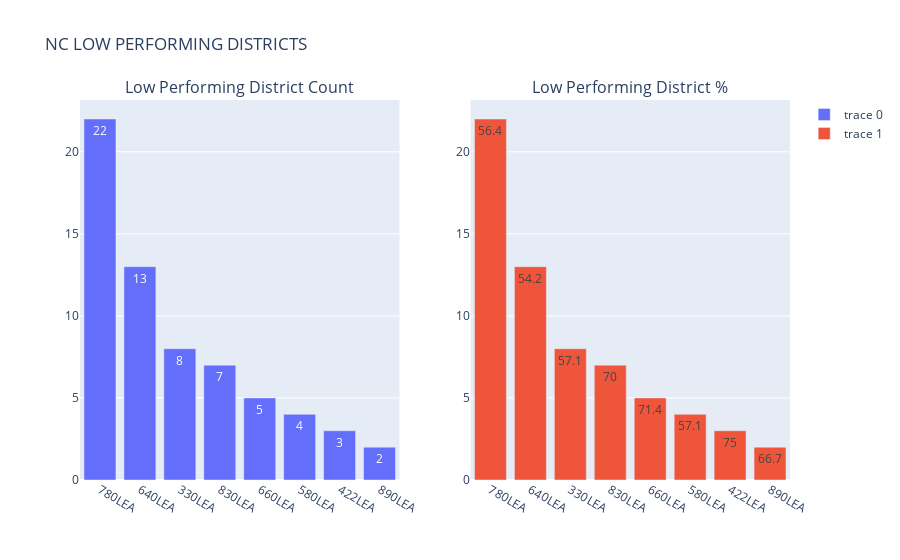

This figure's notebook cell:
### Code cell
fig = make_subplots(rows=1, cols=2, 
                    specs=[[{"type": "xy"}, {"type": "xy"}]],
                    subplot_titles=('Low Performing District Count', 'Low Performing District %'))

fig.add_trace(go.Bar(x=lpd_2019_y['agency_code'], 
                     y=lpd_2019_y['lp_num'],
                     text=lpd_2019_y['lp_num'],
                     textposition = 'auto'), row=1, col=1)

fig.add_trace(go.Bar(x=lpd_2019_y['agency_code'], 
                     y=lpd_2019_y['lp_num'],
                     text=lpd_2019_y['lp_pct'],
                     textposition = 'auto'), row=1, col=2)

fig.update_layout(height=500, 
                  title_text='NC LOW PERFORMING DISTRICTS',
                  showlegend=True)

fig.show()

### Figure 1 — Plotly figure (JSON) as saved in the notebook; plotly's stock layout.template omitted (floating-point values rounded to 4 significant figures)
{"data": [{"text": [22, 13, 8, 7, 5, 4, 3, 2], "textposition": "auto", "type": "bar", "x": ["780LEA", "640LEA", "330LEA", "830LEA", "660LEA", "580LEA", "422LEA", "890LEA"], "xaxis": "x", "y": [22, 13, 8, 7, 5, 4, 3, 2], "yaxis": "y"}, {"text": [56.4, 54.2, 57.1, 70, 71.4, 57.1, 75, 66.7], "textposition": "auto", "type": "bar", "x": ["780LEA", "640LEA", "330LEA", "830LEA", "660LEA", "580LEA", "422LEA", "890LEA"], "xaxis": "x2", "y": [22, 13, 8, 7, 5, 4, 3, 2], "yaxis": "y2"}], "layout": {"annotations": [{"font": {"size": 16}, "showarrow": false, "text": "Low Performing District Count", "x": 0.225, "xanchor": "center", "xref": "paper", "y": 1, "yanchor": "bottom", "yref": "paper"}, {"font": {"size": 16}, "showarrow": false, "text": "Low Performing District %", "x": 0.775, "xanchor": "center", "xref": "paper", "y": 1, "yanchor": "bottom", "yref": "paper"}], "autosize": true, "showlegend": true, "title": {"text": "NC LOW PERFORMING DISTRICTS"}, "xaxis": {"anchor": "y", "autorange": true, "domain": [0, 0.45], "range": [-0.5, 7.5], "type": "category"}, "xaxis2": {"anchor": "y2", "autorange": true, "domain": [0.55, 1], "range": [-0.5, 7.5], "type": "category"}, "yaxis": {"anchor": "x", "autorange": true, "domain": [0, 1], "range": [0, 23.16], "type": "linear"}, "yaxis2": {"anchor": "x2", "autorange": true, "domain": [0, 1], "range": [0, 23.16], "type": "linear"}}}
